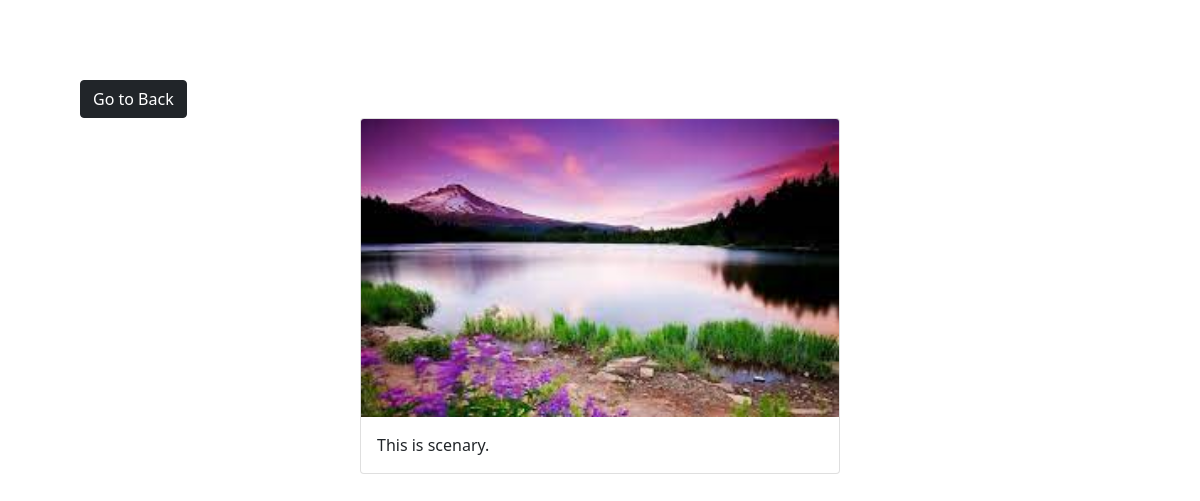
The app's page /photo/5/ with its own data.
### gallery/models.py (models this page shows, shortened)
class Photo(models.Model):
    category= models.ForeignKey(Category, on_delete=models.SET_NULL, null=True,blank=True)
    image = models.ImageField(null=False, blank=False)
    description = models.TextField()

### gallery/views.py (the view)
# urls.py: path('photo/<str:pk>/',views.viewPhoto,name="photo"),
def viewPhoto(request,pk):
    photo=Photo.objects.get(id=pk)
    context={'photo':photo}
    return render(request, 'gallery/photo.html',context)

### gallery/templates/gallery/photo.html (shortened to what this page needs)
{% load static %}
<!doctype html>
<html lang="en">
  <head>
    <link href="https://cdn.jsdelivr.net/npm/bootstrap@5.0.2/dist/css/bootstrap.min.css" rel="stylesheet">
  </head>
  <body class="m-5">
    <div class="container  p-3 col-lg-12">
      <div class="col-lg-12 p-3">
      <a href="{% url 'gallery' %}" class="btn btn-dark ">Go to Back</a>
        <div class="card m-auto" style="width:30rem;">
          <img src="{{photo.image.url}}" class="card-img-top " alt="...">
          <div class="card-body">
            <p class="card-text">{{photo.description}}</p>
          </div>
        </div>
        </div>
  </div>
  </body>
</html>

### gallery/templates/gallery/photo.html (style rules this page uses)
.container { max-width: 100%; max-height: 100%; justify-content: center; }

### records on screen
Photo: image (picture), description "This is scenary."
